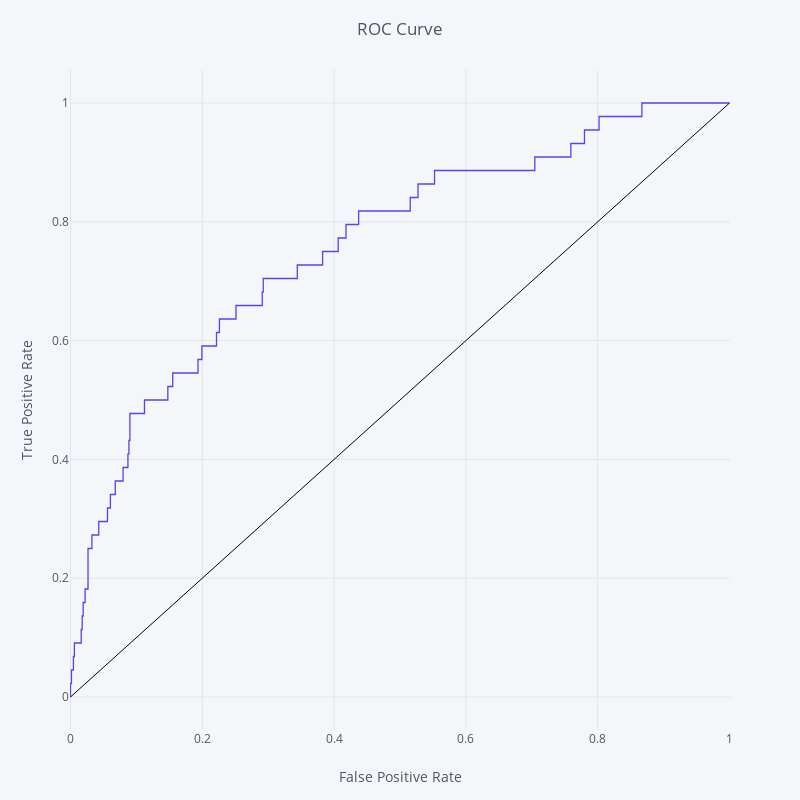

Notebook source saved alongside this figure:
### Code cell
# make predictions on validation set
X_test = X_test.values[:, :]
Y_test = df_test.values[:, 0]

test_predictions = model.predict(X_test)
test_probs_1 = []
for i in range(len(test_probs)):
    test_probs_1.append(test_probs[i][1])

print('Accuracy = ' + str(accuracy_score(Y_test, test_predictions)))
print('Log Loss = ' + str(log_loss(Y_test, test_probs)))
print('ROC-AUC = ' + str(roc_auc_score(Y_test, test_probs_1)))
print('Gini = ' + str(2 * roc_auc_score(Y_test, test_probs_1) - 1))
print(classification_report(Y_test, test_predictions))
display(pd.crosstab(Y_test, test_predictions, rownames = ['Actual'], colnames = ['Predicted'], margins = True))

fpr, tpr, thresholds = roc_curve(Y_test, test_probs_1)
roc_auc = auc(fpr, tpr)

df = pd.DataFrame(dict(fpr = fpr, tpr = tpr))
cf.set_config_file(dimensions = (800, 800), margin = (70, 70, 70, 70))
CI = [{'x0' : 0, 'y0' : 0, 'x1' : 1, 'y1' : 1, 'color' : 'black'}]
df.iplot(x = 'fpr', y = 'tpr', vline = CI, title = 'ROC Curve',
         xTitle = 'False Positive Rate', yTitle = 'True Positive Rate',
         colors = rgb_palette[0])

### Figure 1 — Plotly figure (JSON) as saved in the notebook; plotly's stock layout.template omitted (floating-point values rounded to 4 significant figures)
{"data": [{"line": {"color": "rgba(85, 67, 242, 1.0)", "dash": "solid", "shape": "linear", "width": 1.3}, "mode": "lines", "name": "tpr", "text": "", "type": "scatter", "x": [0, 0, 0.001477, 0.001477, 0.004431, 0.004431, 0.005908, 0.005908, 0.01625, 0.01625, 0.01773, 0.01773, 0.0192, 0.0192, 0.02216, 0.02216, 0.02659, 0.02659, 0.0325, 0.0325, 0.04284, 0.04284, 0.05613, 0.05613, 0.06056, 0.06056, 0.06795, 0.06795, 0.07976, 0.07976, 0.08715, 0.08715, 0.08863, 0.08863, 0.0901, 0.0901, 0.1123, 0.1123, 0.1477, 0.1477, 0.1551, 0.1551, 0.1935, 0.1935, 0.1994, 0.1994, 0.2216, 0.2216, 0.226, 0.226, 0.2511, 0.2511, 0.291, 0.291, 0.2925, 0.2925, 0.3442, 0.3442, 0.3826, 0.3826, 0.4062, 0.4062, 0.418, 0.418, 0.4372, 0.4372, 0.5155, 0.5155, 0.5273, 0.5273, 0.5524, 0.5524, 0.7046, 0.7046, 0.7592, 0.7592, 0.7799, 0.7799, 0.8021, 0.8021, 0.8671, 0.8671, 1], "y": [0, 0.02273, 0.02273, 0.04545, 0.04545, 0.06818, 0.06818, 0.09091, 0.09091, 0.1136, 0.1136, 0.1364, 0.1364, 0.1591, 0.1591, 0.1818, 0.1818, 0.25, 0.25, 0.2727, 0.2727, 0.2955, 0.2955, 0.3182, 0.3182, 0.3409, 0.3409, 0.3636, 0.3636, 0.3864, 0.3864, 0.4091, 0.4091, 0.4318, 0.4318, 0.4773, 0.4773, 0.5, 0.5, 0.5227, 0.5227, 0.5455, 0.5455, 0.5682, 0.5682, 0.5909, 0.5909, 0.6136, 0.6136, 0.6364, 0.6364, 0.6591, 0.6591, 0.6818, 0.6818, 0.7045, 0.7045, 0.7273, 0.7273, 0.75, 0.75, 0.7727, 0.7727, 0.7955, 0.7955, 0.8182, 0.8182, 0.8409, 0.8409, 0.8636, 0.8636, 0.8864, 0.8864, 0.9091, 0.9091, 0.9318, 0.9318, 0.9545, 0.9545, 0.9773, 0.9773, 1, 1]}], "layout": {"height": 800, "legend": {"bgcolor": "#F5F6F9", "font": {"color": "#4D5663"}}, "margin": {"b": 70, "l": 70, "r": 70, "t": 70}, "paper_bgcolor": "#F5F6F9", "plot_bgcolor": "#F5F6F9", "shapes": [{"line": {"color": "#000000", "dash": "solid", "width": 1}, "type": "line", "x0": 0, "x1": 1, "xref": "x", "y0": 0, "y1": 1, "yref": "y"}], "title": "ROC Curve", "titlefont": {"color": "#4D5663"}, "width": 800, "xaxis": {"gridcolor": "#E1E5ED", "showgrid": true, "tickfont": {"color": "#4D5663"}, "title": "False Positive Rate", "titlefont": {"color": "#4D5663"}, "zerolinecolor": "#E1E5ED"}, "yaxis": {"gridcolor": "#E1E5ED", "showgrid": true, "tickfont": {"color": "#4D5663"}, "title": "True Positive Rate", "titlefont": {"color": "#4D5663"}, "zerolinecolor": "#E1E5ED"}}}
